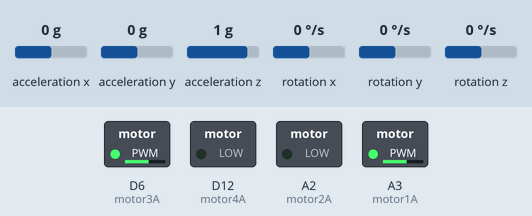
Bench run of a sketch on a simulated Arduino Nano 33 IoT. On the bench: switched loads named in the sketch (green lamp = pin HIGH). The inputs (shaded band) are chosen by the test bench; at power-on: acceleration x 0 g, acceleration y 0 g, acceleration z 1 g, rotation x 0 °/s, rotation y 0 °/s, rotation z 0 °/s. What the sketch prints to the serial monitor is not drawn.

Above: at 0.1 s.
Timing chart, 0 to 1.6 s (numbered marks = the images above):
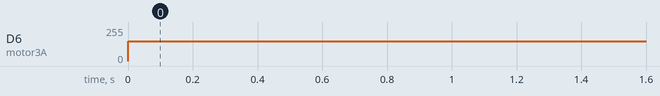

The sketch:

imu_function_test.ino
```cpp
#include <Arduino_LSM6DS3.h>
const int motor1A = 17;
const int motor2A = 16;
const int motor3A = 6;
const int motor4A = 12;
String command;

int move_forward() {
  analogWrite(motor1A, 150);
  analogWrite(motor2A, 0);
  analogWrite(motor3A, 150);
  analogWrite(motor4A, 0);
}

void setup() {
  pinMode(motor1A, OUTPUT);
  pinMode(motor2A, OUTPUT);
  pinMode(motor3A, OUTPUT);
  pinMode(motor4A, OUTPUT);

  Serial.begin(9600);
  while (!Serial) {
    ; // wait for serial port to connect. Needed for native USB port only
  }
  if (!IMU.begin()) {
    Serial.println("Failed to initialize IMU!");
    while (true); // halt program
  }
  Serial.println("IMU initialized!");
}

void loop() {
  float aX, aY, aZ;
  float gX, gY, gZ;
  const char * spacer = ", ";

  move_forward();

  if (IMU.accelerationAvailable() && IMU.gyroscopeAvailable()) {
    IMU.readAcceleration(aX, aY, aZ);
    IMU.readGyroscope(gX, gY, gZ);
    Serial.print(aX); Serial.print(spacer);
    Serial.print(aY); Serial.print(spacer);
    Serial.print(aZ); Serial.print(spacer);
    Serial.print(gX); Serial.print(spacer);
    Serial.print(gY); Serial.print(spacer);
    Serial.println(gZ);
  }
  delay(1000);
}
```

Measured:
- by itself, D6 (motor3A): 0/255 → 150/255 at 0.00 s
